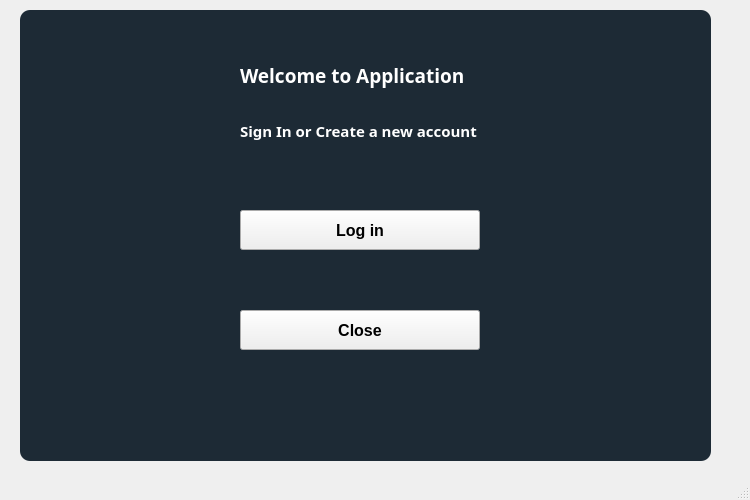
<?xml version="1.0" encoding="UTF-8"?>
<ui version="4.0">
 <class>MainWindow</class>
 <widget class="QMainWindow" name="MainWindow">
  <property name="geometry">
   <rect>
    <x>0</x>
    <y>0</y>
    <width>750</width>
    <height>500</height>
   </rect>
  </property>
  <property name="windowTitle">
   <string>MainWindow</string>
  </property>
  <widget class="QWidget" name="centralwidget">
   <widget class="QLabel" name="label">
    <property name="geometry">
     <rect>
      <x>240</x>
      <y>60</y>
      <width>261</width>
      <height>31</height>
     </rect>
    </property>
    <property name="font">
     <font>
      <family>News706 BT</family>
      <pointsize>14</pointsize>
      <weight>75</weight>
      <bold>true</bold>
     </font>
    </property>
    <property name="styleSheet">
     <string notr="true">color: rgb(255, 255, 255);</string>
    </property>
    <property name="text">
     <string>Welcome to Application</string>
    </property>
   </widget>
   <widget class="QLabel" name="label_2">
    <property name="geometry">
     <rect>
      <x>240</x>
      <y>120</y>
      <width>271</width>
      <height>21</height>
     </rect>
    </property>
    <property name="font">
     <font>
      <family>News706 BT</family>
      <pointsize>11</pointsize>
      <weight>75</weight>
      <bold>true</bold>
     </font>
    </property>
    <property name="styleSheet">
     <string notr="true">color: rgb(255, 255, 255);</string>
    </property>
    <property name="text">
     <string>Sign In or Create a new account</string>
    </property>
   </widget>
   <widget class="QPushButton" name="pushButton">
    <property name="geometry">
     <rect>
      <x>240</x>
      <y>210</y>
      <width>240</width>
      <height>40</height>
     </rect>
    </property>
    <property name="font">
     <font>
      <pointsize>12</pointsize>
      <weight>75</weight>
      <bold>true</bold>
     </font>
    </property>
    <property name="text">
     <string>Log in</string>
    </property>
   </widget>
   <widget class="QLabel" name="label_3">
    <property name="geometry">
     <rect>
      <x>20</x>
      <y>10</y>
      <width>691</width>
      <height>451</height>
     </rect>
    </property>
    <property name="styleSheet">
     <string notr="true">background-color: rgba(16, 30, 41, 240);
border-radius: 10px;</string>
    </property>
    <property name="text">
     <string/>
    </property>
   </widget>
   <widget class="QPushButton" name="close_button">
    <property name="geometry">
     <rect>
      <x>240</x>
      <y>310</y>
      <width>240</width>
      <height>40</height>
     </rect>
    </property>
    <property name="font">
     <font>
      <pointsize>12</pointsize>
      <weight>75</weight>
      <bold>true</bold>
     </font>
    </property>
    <property name="text">
     <string>Close</string>
    </property>
   </widget>
   <zorder>label_3</zorder>
   <zorder>label</zorder>
   <zorder>label_2</zorder>
   <zorder>pushButton</zorder>
   <zorder>close_button</zorder>
  </widget>
  <widget class="QMenuBar" name="menubar">
   <property name="geometry">
    <rect>
     <x>0</x>
     <y>0</y>
     <width>750</width>
     <height>21</height>
    </rect>
   </property>
  </widget>
  <widget class="QStatusBar" name="statusbar"/>
 </widget>
 <resources/>
 <connections/>
</ui>
